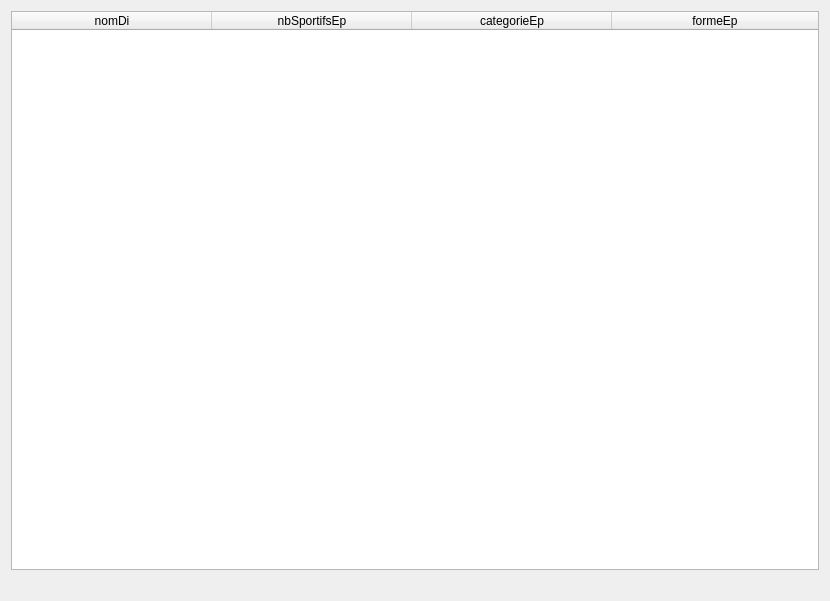
<?xml version="1.0" encoding="UTF-8"?>
<ui version="4.0">
 <class>fct_comp_12</class>
 <widget class="QDialog" name="fct_comp_12">
  <property name="geometry">
   <rect>
    <x>0</x>
    <y>0</y>
    <width>830</width>
    <height>601</height>
   </rect>
  </property>
  <property name="windowTitle">
   <string>Nom, prénom, pays, catégorie des sportifs de l'équipe 1</string>
  </property>
  <layout class="QVBoxLayout" name="verticalLayout">
   <item>
    <widget class="QTableWidget" name="table_fct_comp_12">
     <attribute name="horizontalHeaderMinimumSectionSize">
      <number>50</number>
     </attribute>
     <attribute name="horizontalHeaderDefaultSectionSize">
      <number>200</number>
     </attribute>
     <attribute name="horizontalHeaderStretchLastSection">
      <bool>true</bool>
     </attribute>
     <attribute name="verticalHeaderVisible">
      <bool>false</bool>
     </attribute>
     <column>
      <property name="text">
       <string>nomDi</string>
      </property>
     </column>
     <column>
      <property name="text">
       <string>nbSportifsEp</string>
      </property>
     </column>
     <column>
      <property name="text">
       <string>categorieEp</string>
      </property>
     </column>
     <column>
      <property name="text">
       <string>formeEp</string>
      </property>
     </column>
    </widget>
   </item>
   <item>
    <widget class="QLabel" name="label_fct_comp_12">
     <property name="text">
      <string/>
     </property>
     <property name="alignment">
      <set>Qt::AlignCenter</set>
     </property>
    </widget>
   </item>
  </layout>
 </widget>
 <resources/>
 <connections/>
</ui>
